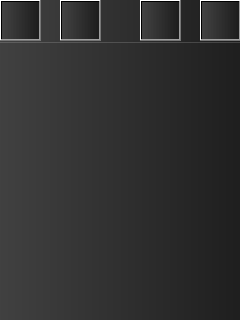
<?xml version="1.0" encoding="UTF-8"?>
<ui version="4.0">
 <class>Dialog</class>
 <widget class="QDialog" name="Dialog">
  <property name="geometry">
   <rect>
    <x>0</x>
    <y>0</y>
    <width>240</width>
    <height>320</height>
   </rect>
  </property>
  <property name="windowTitle">
   <string>Dialog</string>
  </property>
  <property name="styleSheet">
   <string notr="true">background-color:qlineargradient(spread:pad, x1:0, y1:0, x2:1, y2:0, stop:0 rgba(66, 66, 66, 255), stop:1 rgba(29, 29, 29, 255));</string>
  </property>
  <widget class="QPushButton" name="pushButton">
   <property name="geometry">
    <rect>
     <x>0</x>
     <y>0</y>
     <width>41</width>
     <height>41</height>
    </rect>
   </property>
   <property name="styleSheet">
    <string notr="true">background-color:qlineargradient(spread:pad, x1:0, y1:0, x2:1, y2:0, stop:0 rgba(35, 35, 35, 255), stop:1 rgba(72, 72, 72, 255));
border: 1px solid rgba(255,255,255,40);
border-radius:15px;
QPushButton{
color:white;
background-color:rgba(255,255,255,50);
}
</string>
   </property>
   <property name="text">
    <string/>
   </property>
   <property name="icon">
    <iconset>
     <normaloff>Загрузки/icons8-add-100.png</normaloff>Загрузки/icons8-add-100.png</iconset>
   </property>
  </widget>
  <widget class="QPushButton" name="pushButton_2">
   <property name="geometry">
    <rect>
     <x>60</x>
     <y>0</y>
     <width>41</width>
     <height>41</height>
    </rect>
   </property>
   <property name="styleSheet">
    <string notr="true">background-color:qlineargradient(spread:pad, x1:0, y1:0, x2:1, y2:0, stop:0 rgba(35, 35, 35, 255), stop:1 rgba(72, 72, 72, 255));
border: 1px solid rgba(255,255,255,40);
border-radius:15px;
QPushButton{
color:white;
background-color:rgba(255,255,255,50);
}</string>
   </property>
   <property name="text">
    <string/>
   </property>
   <property name="icon">
    <iconset>
     <normaloff>Загрузки/icons8-pencil-100.png</normaloff>Загрузки/icons8-pencil-100.png</iconset>
   </property>
  </widget>
  <widget class="QPushButton" name="pushButton_3">
   <property name="geometry">
    <rect>
     <x>200</x>
     <y>0</y>
     <width>41</width>
     <height>41</height>
    </rect>
   </property>
   <property name="styleSheet">
    <string notr="true">background-color:qlineargradient(spread:pad, x1:0, y1:0, x2:1, y2:0, stop:0 rgba(35, 35, 35, 255), stop:1 rgba(72, 72, 72, 255));
border: 1px solid rgba(255,255,255,40);
border-radius:15px;
QPushButton{
color:white;
background-color:rgba(255,255,255,50);
}</string>
   </property>
   <property name="text">
    <string/>
   </property>
   <property name="icon">
    <iconset>
     <normaloff>Загрузки/Telegram Desktop/icons8-save-50.png</normaloff>Загрузки/Telegram Desktop/icons8-save-50.png</iconset>
   </property>
  </widget>
  <widget class="QTextEdit" name="textEdit">
   <property name="geometry">
    <rect>
     <x>-10</x>
     <y>42</y>
     <width>261</width>
     <height>281</height>
    </rect>
   </property>
   <property name="styleSheet">
    <string notr="true">background-color:qlineargradient(spread:pad, x1:0, y1:0, x2:1, y2:0, stop:0 rgba(66, 66, 66, 255), stop:1 rgba(29, 29, 29, 255));
border: 1px solid rgba(255,255,255,40);</string>
   </property>
  </widget>
  <widget class="QPushButton" name="pushButton_4">
   <property name="geometry">
    <rect>
     <x>140</x>
     <y>0</y>
     <width>41</width>
     <height>41</height>
    </rect>
   </property>
   <property name="styleSheet">
    <string notr="true">background-color:qlineargradient(spread:pad, x1:0, y1:0, x2:1, y2:0, stop:0 rgba(35, 35, 35, 255), stop:1 rgba(72, 72, 72, 255));
border: 1px solid rgba(255,255,255,40);
border-radius:15px;
QPushButton{
color:white;
background-color:rgba(255,255,255,50);
}</string>
   </property>
   <property name="text">
    <string/>
   </property>
   <property name="icon">
    <iconset>
     <normaloff>Загрузки/Telegram Desktop/icons8-microphone-50.png</normaloff>Загрузки/Telegram Desktop/icons8-microphone-50.png</iconset>
   </property>
  </widget>
 </widget>
 <resources/>
 <connections/>
</ui>
